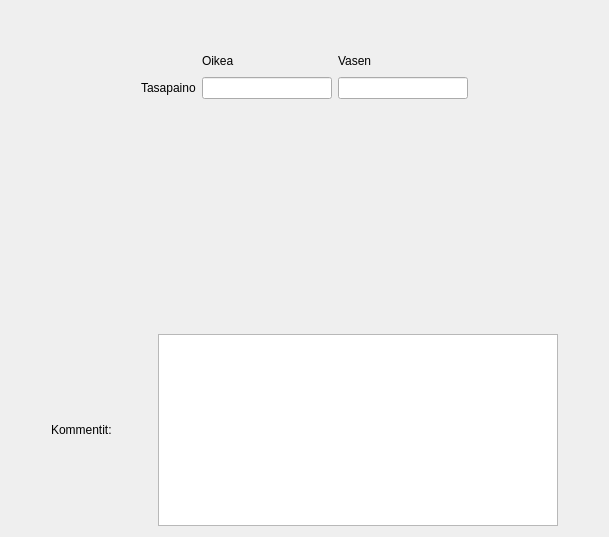
      <widget class="QWidget" name="tabTasap">
       <attribute name="title">
        <string>Tasapaino</string>
       </attribute>
       <layout class="QVBoxLayout" name="verticalLayout_17">
        <item>
         <spacer name="verticalSpacer_21">
          <property name="orientation">
           <enum>Qt::Vertical</enum>
          </property>
          <property name="sizeHint" stdset="0">
           <size>
            <width>20</width>
            <height>40</height>
           </size>
          </property>
         </spacer>
        </item>
        <item>
         <layout class="QGridLayout" name="gridLayout_19">
          <item row="1" column="3">
           <widget class="QLabel" name="label_300">
            <property name="text">
             <string>Vasen</string>
            </property>
           </widget>
          </item>
          <item row="3" column="2">
           <widget class="QLineEdit" name="lnAntOikPit_2">
            <property name="inputMask">
             <string>9999; </string>
            </property>
            <property name="text">
             <string/>
            </property>
           </widget>
          </item>
          <item row="3" column="3">
           <widget class="QLineEdit" name="lnAntVasPit_2">
            <property name="inputMask">
             <string>9999; </string>
            </property>
           </widget>
          </item>
          <item row="1" column="4">
           <spacer name="horizontalSpacer_72">
            <property name="orientation">
             <enum>Qt::Horizontal</enum>
            </property>
            <property name="sizeHint" stdset="0">
             <size>
              <width>40</width>
              <height>20</height>
             </size>
            </property>
           </spacer>
          </item>
          <item row="3" column="1">
           <widget class="QLabel" name="label_309">
            <property name="text">
             <string>Tasapaino</string>
            </property>
           </widget>
          </item>
          <item row="1" column="2">
           <widget class="QLabel" name="label_306">
            <property name="text">
             <string>Oikea</string>
            </property>
           </widget>
          </item>
          <item row="1" column="0">
           <spacer name="horizontalSpacer_73">
            <property name="orientation">
             <enum>Qt::Horizontal</enum>
            </property>
            <property name="sizeHint" stdset="0">
             <size>
              <width>40</width>
              <height>20</height>
             </size>
            </property>
           </spacer>
          </item>
         </layout>
        </item>
        <item>
         <spacer name="verticalSpacer_20">
          <property name="orientation">
           <enum>Qt::Vertical</enum>
          </property>
          <property name="sizeHint" stdset="0">
           <size>
            <width>20</width>
            <height>229</height>
           </size>
          </property>
         </spacer>
        </item>
        <item>
         <layout class="QHBoxLayout" name="horizontalLayout_12">
          <item>
           <spacer name="horizontalSpacer_49">
            <property name="orientation">
             <enum>Qt::Horizontal</enum>
            </property>
            <property name="sizeHint" stdset="0">
             <size>
              <width>40</width>
              <height>20</height>
             </size>
            </property>
           </spacer>
          </item>
          <item>
           <widget class="QLabel" name="label_243">
            <property name="text">
             <string>Kommentit:</string>
            </property>
           </widget>
          </item>
          <item>
           <spacer name="horizontalSpacer_50">
            <property name="orientation">
             <enum>Qt::Horizontal</enum>
            </property>
            <property name="sizeHint" stdset="0">
             <size>
              <width>40</width>
              <height>20</height>
             </size>
            </property>
           </spacer>
          </item>
          <item>
           <widget class="QTextEdit" name="textEdit_11">
            <property name="minimumSize">
             <size>
              <width>400</width>
              <height>0</height>
             </size>
            </property>
           </widget>
          </item>
          <item>
           <spacer name="horizontalSpacer_51">
            <property name="orientation">
             <enum>Qt::Horizontal</enum>
            </property>
            <property name="sizeHint" stdset="0">
             <size>
              <width>40</width>
              <height>20</height>
             </size>
            </property>
           </spacer>
          </item>
         </layout>
        </item>
       </layout>
      </widget>
